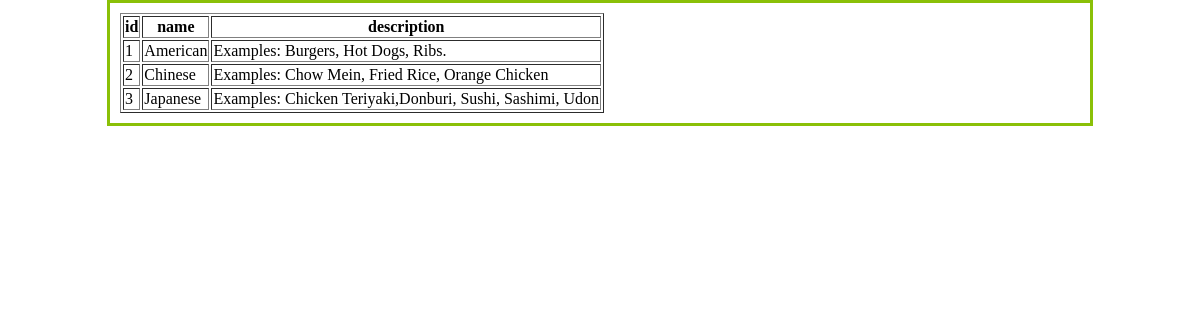
Page /queryDB-zelp-cuisine.php on the committed database.
### tables this page shows
CREATE TABLE IF NOT EXISTS `Cuisine` (
  `id` int(11) NOT NULL,
  `name` varchar(80) NOT NULL COMMENT 'Type of Cuisine',
  `description` varchar(160) DEFAULT NULL COMMENT 'Description of Cuisine'
);

### queryDB-zelp-cuisine.php (the view, shortened to what this page needs)
<!DOCTYPE html>
<html lang="en-US">
<head>
	<link rel="stylesheet" href="./css/styles.css" type="text/css" />
</head>
<body>
	<?php
	$username = 'zelp_admin';
	$password = 'zelp';
	    try {
		$con = new PDO("mysql:host=localhost; dbname=Zelp",
			       $username, $password);
		$con->setAttribute(PDO::ATTR_ERRMODE,
				   PDO::ERRMODE_EXCEPTION);
			$query = "SELECT *
				      FROM Cuisine
					  ORDER BY `id`";
			print "<table border='1'>\n";
			$data = $con->query($query);
		    $data->setFetchMode(PDO::FETCH_ASSOC);
			$header = true;
			foreach($data as $row) {
				if($header){
					print "           <tr>\n";
				    foreach($row as $name => $value) {
				    print "                <th>$name</th>\n";
				}
				print "           </tr>\n";
				$header = false;
				}
				print "              <tr>\n";
				foreach($row as $name => $value) {
				    print "                <td>$value</td>\n";
			}
			print "                  </tr>\n";
	    }
		}
		catch(PDOException $ex) {
		echo 'ERROR: ' . $ex->getMessage();
	    }
	?>
</body>

### css/styles.css (style rules this page uses)
body { margin: auto; width: 80%; border:3px solid #8AC007; padding: 10px; }

### rows in the picture
cuisine: name "id", name "name", name "description", id "1", name "American", description "Examples: Burgers, Hot Dogs, Ribs."
cuisine: id "2", name "Chinese", description "Examples: Chow Mein, Fried Rice, Orange Chicken"
cuisine: id "3", name "Japanese", description "Examples: Chicken Teriyaki,Donburi, Sushi, Sashimi, Udon"
